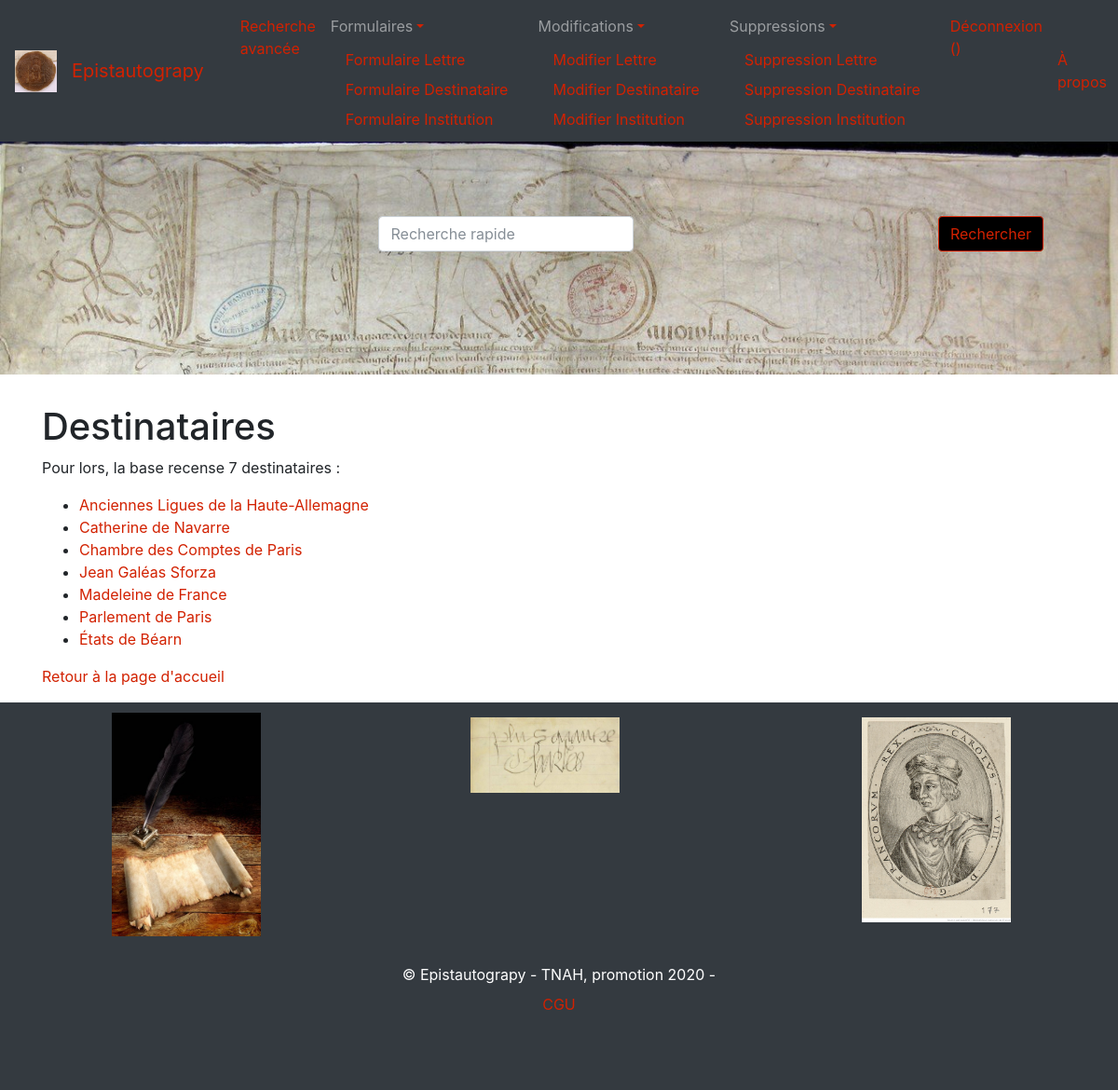
Screenshot of /index_destinataires (signed in) with the database file from the repository.
### app/modeles/donnees.py (models this page shows, shortened)
class Destinataire(db.Model) :
	__tablename__ = "destinataire"
	id_destinataire  = db.Column(db.Integer, unique=True, nullable=False, primary_key=True, autoincrement=True)
	type_destinataire = db.Column(db.String(45))
	titre_destinataire = db.Column(db.Text)
	identite_destinataire = db.Column(db.Text)
	date_naissance = db.Column(db.Text)
	date_deces = db.Column(db.Text)
	lien_infos_destinataire = db.Column(db.Text)
	correspondance = db.relationship("Lettre", secondary="correspondance", backref="destinataire", lazy="dynamic", cascade='all, delete, delete-orphan', single_parent="True")

### app/routes.py (the view)
@app.route("/index_destinataires")
def index_destinataires():
	destinataires = Destinataire.query.order_by(Destinataire.identite_destinataire).distinct().all()
	return render_template("pages/index_destinataires.html", nom="Epistautograpy", destinataires=destinataires, destinataire=destinataire)

### app/modeles/utilisateurs.py (called while the page is built)
@login.user_loader
def trouver_utilisateur_via_id(id_user):
    return User.query.get(int(id_user))

### app/templates/pages/index_destinataires.html
{% extends "conteneur.html" %}
{% block corps %}
<h1>Destinataires</h1>
    {% if destinataires %}
    <p>Pour lors, la base recense {{destinataires|length}} destinataires :</p>
        <ul>
            {% for destinataire in destinataires %}
            <li><a id="link" href="{{url_for('destinataire', id_destinataire=destinataire.id_destinataire)}}">{{destinataire.identite_destinataire}}</a></li>
            {% endfor %}
        </ul>
    {% else %}
        <p>La base de données est en cours de constitution</p>
    {% endif %}
    <p><a id="link" href="{{url_for('accueil')}}">Retour à la page d'accueil</a></p>
{% endblock %}

### rows the page displays
Destinataire: identite_destinataire "Anciennes Ligues de la Haute-Allemagne"
Destinataire: identite_destinataire "Catherine de Navarre"
Destinataire: identite_destinataire "Chambre des Comptes de Paris"
Destinataire: identite_destinataire "Jean Galéas Sforza"
Destinataire: identite_destinataire "Madeleine de France"
Destinataire: identite_destinataire "Parlement de Paris"
Destinataire: identite_destinataire "États de Béarn"

### other values shown
{{ destinataires|length }} "7"
